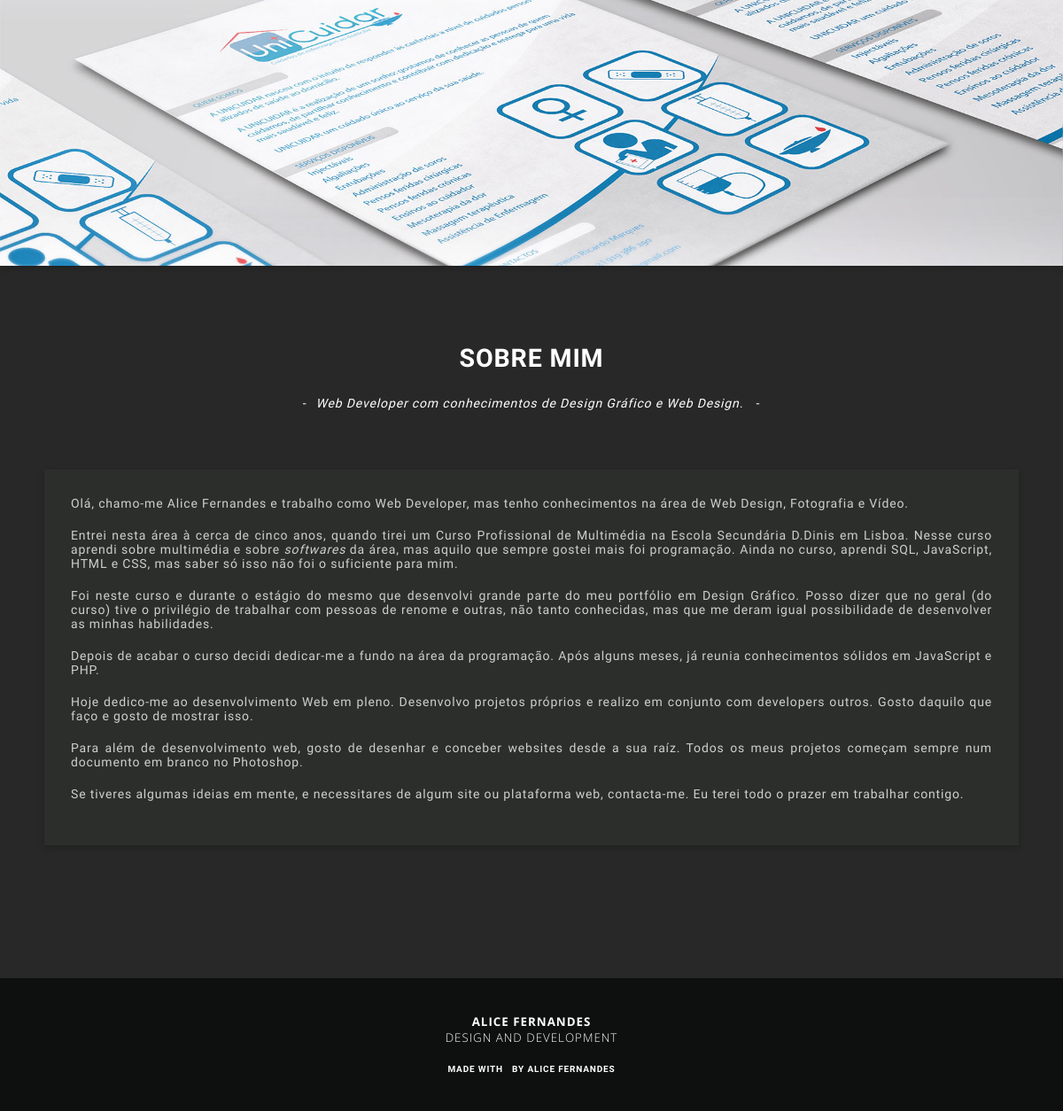
Screenshot of /sobre-mim with the database file from the repository.
### tables this page shows
CREATE TABLE IF NOT EXISTS `articles` (
  `timestamp` timestamp NOT NULL DEFAULT '0000-00-00 00:00:00',
  `article` text NOT NULL,
  `subtitle` varchar(150) NOT NULL,
  `title` varchar(150) NOT NULL,
  `uri` varchar(50) NOT NULL,
  PRIMARY KEY (`timestamp`)
);

### templates/simple-article.php (the view, shortened to what this page needs)
<!DOCTYPE html>
<html class="simple-page">
  <head>
<?php include_once('./includes/_header.php') ?>
<?php
  $conn = new mysqli(DB_HOST, DB_USER, DB_PASSWORD, DB_NAME);
 $queryContent = "SELECT * FROM `articles` WHERE `uri`='$urlStrings[1]'";
 $resultContent =  $conn->query($queryContent);
 $rowContent = $resultContent->fetch_object();
?>
  </head>
  <body>
    <div class="site-container">
<?php include_once('./includes/_sidebar.php') ?>
      <div class="main-content">
        <div class="ui-component slideshow slideshow-medium panel-shadow">
          <div class="slide-container">
            <div class="slide" style="background-image: url(&quot;http:///<?php echo($host)?>/media/unicuidar-03@1900.jpg&quot;);"> </div>
          </div>
        </div>
        <div class="panel-container">
          <div class="panel panel-noshadow panel-fullwidth align-center panel-title panel-nobackground">
            <h3><?php echo(mb_convert_encoding($rowContent->title,'UTF-8')) ?> </h3>
            <p><i><?php echo(mb_convert_encoding($rowContent->subtitle,'UTF-8')) ?> </i></p>
          </div>
          <div class="panel panel-simple">
            <?php echo(mb_convert_encoding($rowContent->article,'UTF-8')) ?>
            </div>
        </div><?php include_once('./includes/_footer.php') ?>
      </div>
    </div>
  </body>
</html>

### css/ui.css (style rules this page uses)
* { font-family:"Source Sans Pro";margin:0;padding:0 }
body { margin:0;padding:0;width:calc(100vw + 230px);overflow:hidden;background-color:#272827;text-align:justify }
h1,h2,h3,h4,p { margin:0;padding:0 }
.site-container { position:relative;left:-230px;transition:left 0.5s }
.main-content { display:inline-block;width:100vw;position:relative;height:100vh;overflow-y:auto;overflow-x:hidden }
.slideshow { position:relative }
.slideshow-medium { height:300px;width:100vw;overflow:hidden }
.slideshow-medium .slide { background-size:cover;background-position:center }
.slide-container { height:inherit;position:relative;left:0;transition:left 0.5s }
.slide { width:100%;height:100%;display:block;float:left;background-position:center;background-size:cover;background-position:center }
.panel-shadow { box-shadow:0px 3px 7px rgba(0, 0, 0, 0.18) }
.panel-container { width:80%;display:block;margin-left:10%;margin:auto auto 70px }
.panel { min-height:100px;box-sizing:border-box;padding:30px;box-shadow:0px 3px 7px rgba(0, 0, 0, 0.18);margin-bottom:30px;background-color:#2c2e2c;color:#cfcfcf;font-weight:300;letter-spacing:0.85px;font-size:14px }
.panel p { padding-bottom:20px }
.panel-noshadow { box-shadow:none!important }
.align-center { text-align:center;margin:auto }
h3,h4,h5 { font-weight:800;text-transform:uppercase;font-family:"Source Sans Pro";letter-spacing:0.85px;font-size:28.55px }
.panel-title { padding-top:0;padding-bottom:0;margin-top:30px;color:white;margin-bottom:30px;line-height:50px }
.panel-title h6,.panel-title p { font-size:14px;font-weight:lighter }
.panel-title h6:after,.panel-title h6:before,.panel-title p:after,.panel-title p:before { display:inline-block;content:"-";margin:0 10px }
.panel-nobackground { background-color:transparent }
@media screen and (max-width:1250px) { .main-content,.site-container,body { width:100%;left:0px } }
@media screen and (max-width:1250px) { .panel-container { display:inline-block;width:100%;box-sizing:border-box;padding:50px } }

### rows the page displays
articles: title "SOBRE MIM", subtitle "Web Developer com conhecimentos de Design Gráfico e Web Design.", article "Olá, chamo-me Alice Fernandes e trabalho como Web Developer, mas tenho conhecimentos na área de Web Design, Fotografia e Vídeo. Entrei nesta área à cerca de cinco anos, quando tirei um Curso Profissional de Multimédia na Escola Secundária D.Dinis em Lisboa. Nesse curso aprendi sobre multimédia e sobre softwares da área, mas aquilo que sempre gostei mais foi programação. Ainda no curso, aprendi SQL, JavaScript, HTML e CSS, mas saber só isso não foi o suficiente para mim. Foi neste curso e durante o estágio do mesmo que desenvolvi grande parte do meu portfólio em Design Gráfico. Posso dizer que no geral (do curso) tive o privilégio de trabalhar com pessoas de renome e outras, não tanto…"
